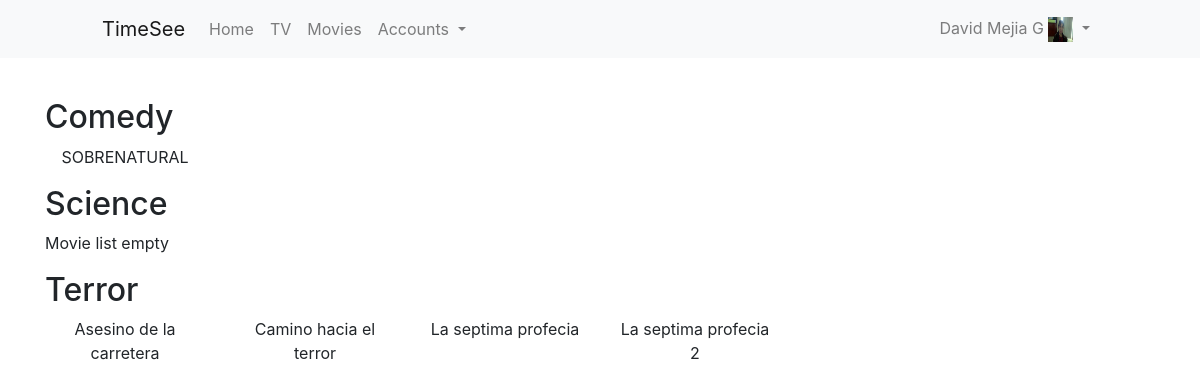
Screenshot of /movies/movies/ (signed in) with the database file from the repository.
### accounts/models.py (models this page shows, shortened)
class Profile(models.Model):
	country_choices = (
		("MX", "Mexico"),
		("USA", "United States of America"),
	)
	user = models.OneToOneField(User, on_delete=models.CASCADE)
	photo = models.ImageField(upload_to="users/%Y/%m/%d", blank=True, default="/userDefault.png")
	phone = models.CharField(max_length=13, blank=True, null=True)
	country = models.CharField(max_length=10, choices=country_choices)
	locked = models.BooleanField(default=False)
	monthly_payment = models.DecimalField(decimal_places=2, max_digits=5, null=True, blank=True)
	foreign_currency = models.CharField(max_length=10, null=True, blank=True)
	is_internet_client = models.BooleanField(default=False)
	free_trial_deadline = models.DateTimeField(null=True, blank=True)
	is_premium = models.BooleanField(default=False)

### movies/models.py (models this page shows, shortened)
class Category(models.Model):
	name = models.CharField(max_length=30)
	class Meta:
		ordering = ['name']
		verbose_name_plural = "categories"

class Movie(models.Model):
	category = models.ForeignKey(Category, related_name="category", on_delete=models.CASCADE)
	name = models.CharField(max_length=30)
	link = models.TextField()
	image = models.TextField()
	synopsis = models.TextField()
	year = models.IntegerField()
	duration = models.DurationField()
	slug = models.SlugField(max_length=200, unique=True)
	class Meta:
		ordering = ['name']

### movies/views.py (the view)
# urls.py: url('movies/$', views.MoviesListView.as_view(), name="MoviesList"),
class MoviesListView(View):
	@method_decorator(login_required)
	def get(self, request):
		template_name = 'movies/list_movies.html'
		categories = Category.objects.all()
		ListOfMoviesByCategory = []
		for category in categories:
			ListOfMoviesByCategory.append({'category': category.name, 'movies': Movie.objects.filter(category=category)})
		context = {
			'ListOfMoviesByCategory': ListOfMoviesByCategory,
		}
		return render(request, template_name, context)

### movies/templates/movies/list_movies.html (shortened to what this page needs)
{%extends 'base.html'%}
{%block content%}
	<div class="row">
		<div class="col-12">
		{%for MoviesByCategory in ListOfMoviesByCategory%}
			<h2>{{MoviesByCategory.category}}</h2>
			<div class="row">
			{%for movie in MoviesByCategory.movies%}
				<div class="col-4 col-sm-3 col-md-2">
					<p class="text-center">{{movie.name}}</p>
				</div>
			{%empty%}
				<div class="col-12">
					<p>Movie list empty</p>
				</div>
			{%endfor%}
			</div>
		{%endfor%}
		</div>
	</div>
{%endblock content%}

### templates/base.html (shortened to what this page needs)
{% load static%}
<!DOCTYPE html>
<html lang="en">
	<head>
		<link rel="stylesheet" type="text/css" href="{%static '/css/styles.css'%}">
    <link rel="stylesheet" href="https://maxcdn.bootstrapcdn.com/bootstrap/4.0.0/css/bootstrap.min.css">
	</head>
	<body>
<nav class="navbar navbar-expand-lg navbar-light bg-light">
  <a class="navbar-brand" href="{%if request.user.is_authenticated == False%}{%url 'main:Main'%}{%endif%}">TimeSee</a>
  {%if request.user.is_authenticated%}
  <div class="collapse navbar-collapse" id="navbarTogglerDemo02">
    <ul class="navbar-nav mr-auto mt-2 mt-lg-0">
      <li class="nav-item">
        <a class="nav-link" href="{%url 'accounts:Home'%}">Home <span class="sr-only">(current)</span></a>
      </li>
      <li class="nav-item">
        <a class="nav-link {%if request.user.profile.locked == True%}disabled{%endif%}" href="{%url 'TV:ChannelsList'%}">TV</a>
      </li>
      <li class="nav-item">
        <a class="nav-link {%if request.user.profile.locked == True%}disabled{%endif%}" href="{%url 'Movies:MoviesList'%}">Movies</a>
      </li>
      {%if request.user.is_staff%}
      <li class="nav-item dropdown">
        <a class="nav-link dropdown-toggle" href="#" id="navbarDropdownMenuLink" data-toggle="dropdown" aria-haspopup="true" aria-expanded="false">
        Accounts
        </a>
      </li>
      {%endif%}
    </ul>
    <ul class="navbar-nav ml-auto">
      <li class="nav-item dropdown">
        <a class="nav-link dropdown-toggle" href="#" id="navbarDropdownMenuLink" data-toggle="dropdown" aria-haspopup="true" aria-expanded="false">
          {{request.user.get_full_name}}
          <img src="{{request.user.profile.photo.url}}" class="myphoto">
        </a>
      </li>
    </ul>
  </div>
  {%endif%}
</nav>
		<section class="container content">
			{%block content%}
			{%endblock content%}
		</section>
	</body>
</html>

### static/css/styles.css (style rules this page uses)
.content, .sub-title { padding-top: 40px; }
.myphoto { height: 25px; width: 25px; }
@media screen and (min-width: 992px) { .navbar-brand { padding-left: 86px; } }
@media screen and (min-width: 992px) { .ml-auto { padding-right: 86px; } }

### rows the page displays
Category: category "Comedy"
Movie: name "SOBRENATURAL"
Category: category "Science"
Category: category "Terror"
Movie: name "Asesino de la carretera"
Movie: name "Camino hacia el terror"
Movie: name "La septima profecia"
Movie: name "La septima profecia 2"

### other values shown
{{ request.user.get_full_name }} "David Mejia G"
